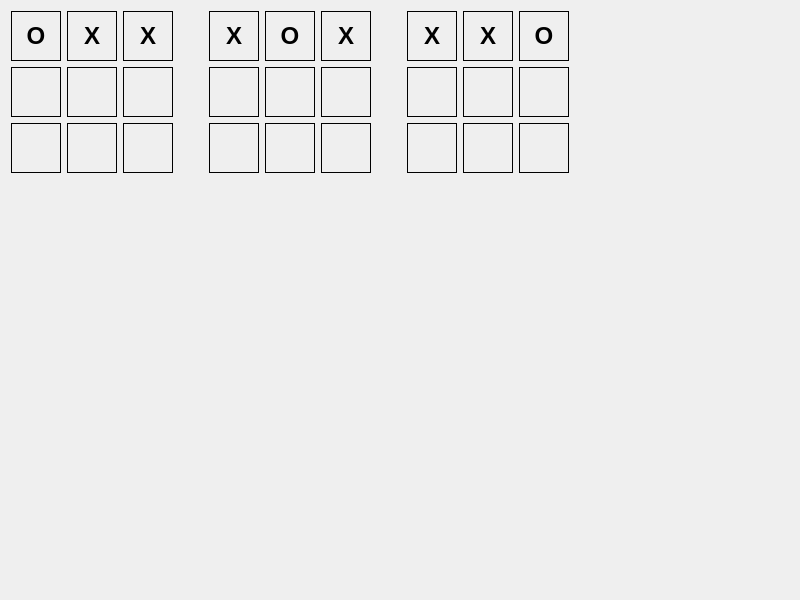
<?xml version="1.0" encoding="UTF-8"?>
<ui version="4.0">
 <class>MidTermUi</class>
 <widget class="QWidget" name="MidTermUi">
  <property name="geometry">
   <rect>
    <x>0</x>
    <y>0</y>
    <width>800</width>
    <height>600</height>
   </rect>
  </property>
  <property name="windowTitle">
   <string>Tic-Tac-Toe Rounds</string>
  </property>
  <layout class="QVBoxLayout" name="verticalLayout">
   <item>
    <layout class="QHBoxLayout" name="horizontalLayout">
     <!-- Round 1: |OXX| -->
     <item>
      <layout class="QGridLayout" name="gridLayout1">
       <item row="0" column="0">
        <widget class="QLabel" name="label_r1_0">
         <property name="text">
          <string>O</string>
         </property>
         <property name="alignment">
          <set>Qt::AlignCenter</set>
         </property>
         <property name="minimumSize">
          <size>
           <width>50</width>
           <height>50</height>
          </size>
         </property>
         <property name="styleSheet">
          <string>QLabel { border: 1px solid black; font-size: 24px; font-weight: bold; }</string>
         </property>
        </widget>
       </item>
       <item row="0" column="1">
        <widget class="QLabel" name="label_r1_1">
         <property name="text">
          <string>X</string>
         </property>
         <property name="alignment">
          <set>Qt::AlignCenter</set>
         </property>
         <property name="minimumSize">
          <size>
           <width>50</width>
           <height>50</height>
          </size>
         </property>
         <property name="styleSheet">
          <string>QLabel { border: 1px solid black; font-size: 24px; font-weight: bold; }</string>
         </property>
        </widget>
       </item>
       <item row="0" column="2">
        <widget class="QLabel" name="label_r1_2">
         <property name="text">
          <string>X</string>
         </property>
         <property name="alignment">
          <set>Qt::AlignCenter</set>
         </property>
         <property name="minimumSize">
          <size>
           <width>50</width>
           <height>50</height>
          </size>
         </property>
         <property name="styleSheet">
          <string>QLabel { border: 1px solid black; font-size: 24px; font-weight: bold; }</string>
         </property>
        </widget>
       </item>
       <item row="1" column="0">
        <widget class="QLabel" name="label_r1_3">
         <property name="text">
          <string></string>
         </property>
         <property name="alignment">
          <set>Qt::AlignCenter</set>
         </property>
         <property name="minimumSize">
          <size>
           <width>50</width>
           <height>50</height>
          </size>
         </property>
         <property name="styleSheet">
          <string>QLabel { border: 1px solid black; font-size: 24px; font-weight: bold; }</string>
         </property>
        </widget>
       </item>
       <item row="1" column="1">
        <widget class="QLabel" name="label_r1_4">
         <property name="text">
          <string></string>
         </property>
         <property name="alignment">
          <set>Qt::AlignCenter</set>
         </property>
         <property name="minimumSize">
          <size>
           <width>50</width>
           <height>50</height>
          </size>
         </property>
         <property name="styleSheet">
          <string>QLabel { border: 1px solid black; font-size: 24px; font-weight: bold; }</string>
         </property>
        </widget>
       </item>
       <item row="1" column="2">
        <widget class="QLabel" name="label_r1_5">
         <property name="text">
          <string></string>
         </property>
         <property name="alignment">
          <set>Qt::AlignCenter</set>
         </property>
         <property name="minimumSize">
          <size>
           <width>50</width>
           <height>50</height>
          </size>
         </property>
         <property name="styleSheet">
          <string>QLabel { border: 1px solid black; font-size: 24px; font-weight: bold; }</string>
         </property>
        </widget>
       </item>
       <item row="2" column="0">
        <widget class="QLabel" name="label_r1_6">
         <property name="text">
          <string></string>
         </property>
         <property name="alignment">
          <set>Qt::AlignCenter</set>
         </property>
         <property name="minimumSize">
          <size>
           <width>50</width>
           <height>50</height>
          </size>
         </property>
         <property name="styleSheet">
          <string>QLabel { border: 1px solid black; font-size: 24px; font-weight: bold; }</string>
         </property>
        </widget>
       </item>
       <item row="2" column="1">
        <widget class="QLabel" name="label_r1_7">
         <property name="text">
          <string></string>
         </property>
         <property name="alignment">
          <set>Qt::AlignCenter</set>
         </property>
         <property name="minimumSize">
          <size>
           <width>50</width>
           <height>50</height>
          </size>
         </property>
         <property name="styleSheet">
          <string>QLabel { border: 1px solid black; font-size: 24px; font-weight: bold; }</string>
         </property>
        </widget>
       </item>
       <item row="2" column="2">
        <widget class="QLabel" name="label_r1_8">
         <property name="text">
          <string></string>
         </property>
         <property name="alignment">
          <set>Qt::AlignCenter</set>
         </property>
         <property name="minimumSize">
          <size>
           <width>50</width>
           <height>50</height>
          </size>
         </property>
         <property name="styleSheet">
          <string>QLabel { border: 1px solid black; font-size: 24px; font-weight: bold; }</string>
         </property>
        </widget>
       </item>
      </layout>
     </item>
     <!-- Spacer between rounds -->
     <item>
      <spacer name="horizontalSpacer1">
       <property name="orientation">
        <enum>Qt::Horizontal</enum>
       </property>
       <property name="sizeType">
        <enum>QSizePolicy::Fixed</enum>
       </property>
       <property name="sizeHint" stdset="0">
        <size>
         <width>30</width>
         <height>20</height>
        </size>
       </property>
      </spacer>
     </item>
     <!-- Round 2: |XOX| -->
     <item>
      <layout class="QGridLayout" name="gridLayout2">
       <item row="0" column="0">
        <widget class="QLabel" name="label_r2_0">
         <property name="text">
          <string>X</string>
         </property>
         <property name="alignment">
          <set>Qt::AlignCenter</set>
         </property>
         <property name="minimumSize">
          <size>
           <width>50</width>
           <height>50</height>
          </size>
         </property>
         <property name="styleSheet">
          <string>QLabel { border: 1px solid black; font-size: 24px; font-weight: bold; }</string>
         </property>
        </widget>
       </item>
       <item row="0" column="1">
        <widget class="QLabel" name="label_r2_1">
         <property name="text">
          <string>O</string>
         </property>
         <property name="alignment">
          <set>Qt::AlignCenter</set>
         </property>
         <property name="minimumSize">
          <size>
           <width>50</width>
           <height>50</height>
          </size>
         </property>
         <property name="styleSheet">
          <string>QLabel { border: 1px solid black; font-size: 24px; font-weight: bold; }</string>
         </property>
        </widget>
       </item>
       <item row="0" column="2">
        <widget class="QLabel" name="label_r2_2">
         <property name="text">
          <string>X</string>
         </property>
         <property name="alignment">
          <set>Qt::AlignCenter</set>
         </property>
         <property name="minimumSize">
          <size>
           <width>50</width>
           <height>50</height>
          </size>
         </property>
         <property name="styleSheet">
          <string>QLabel { border: 1px solid black; font-size: 24px; font-weight: bold; }</string>
         </property>
        </widget>
       </item>
       <item row="1" column="0">
        <widget class="QLabel" name="label_r2_3">
         <property name="text">
          <string></string>
         </property>
         <property name="alignment">
          <set>Qt::AlignCenter</set>
         </property>
         <property name="minimumSize">
          <size>
           <width>50</width>
           <height>50</height>
          </size>
         </property>
         <property name="styleSheet">
          <string>QLabel { border: 1px solid black; font-size: 24px; font-weight: bold; }</string>
         </property>
        </widget>
       </item>
       <item row="1" column="1">
        <widget class="QLabel" name="label_r2_4">
         <property name="text">
          <string></string>
         </property>
         <property name="alignment">
          <set>Qt::AlignCenter</set>
         </property>
         <property name="minimumSize">
          <size>
           <width>50</width>
           <height>50</height>
          </size>
         </property>
         <property name="styleSheet">
          <string>QLabel { border: 1px solid black; font-size: 24px; font-weight: bold; }</string>
         </property>
        </widget>
       </item>
       <item row="1" column="2">
        <widget class="QLabel" name="label_r2_5">
         <property name="text">
          <string></string>
         </property>
         <property name="alignment">
          <set>Qt::AlignCenter</set>
         </property>
         <property name="minimumSize">
          <size>
           <width>50</width>
           <height>50</height>
          </size>
         </property>
         <property name="styleSheet">
          <string>QLabel { border: 1px solid black; font-size: 24px; font-weight: bold; }</string>
         </property>
        </widget>
       </item>
       <item row="2" column="0">
        <widget class="QLabel" name="label_r2_6">
         <property name="text">
          <string></string>
         </property>
         <property name="alignment">
          <set>Qt::AlignCenter</set>
         </property>
         <property name="minimumSize">
          <size>
           <width>50</width>
           <height>50</height>
          </size>
         </property>
         <property name="styleSheet">
          <string>QLabel { border: 1px solid black; font-size: 24px; font-weight: bold; }</string>
         </property>
        </widget>
       </item>
       <item row="2" column="1">
        <widget class="QLabel" name="label_r2_7">
         <property name="text">
          <string></string>
         </property>
         <property name="alignment">
          <set>Qt::AlignCenter</set>
         </property>
         <property name="minimumSize">
          <size>
           <width>50</width>
           <height>50</height>
          </size>
         </property>
         <property name="styleSheet">
          <string>QLabel { border: 1px solid black; font-size: 24px; font-weight: bold; }</string>
         </property>
        </widget>
       </item>
       <item row="2" column="2">
        <widget class="QLabel" name="label_r2_8">
         <property name="text">
          <string></string>
         </property>
         <property name="alignment">
          <set>Qt::AlignCenter</set>
         </property>
         <property name="minimumSize">
          <size>
           <width>50</width>
           <height>50</height>
          </size>
         </property>
         <property name="styleSheet">
          <string>QLabel { border: 1px solid black; font-size: 24px; font-weight: bold; }</string>
         </property>
        </widget>
       </item>
      </layout>
     </item>
     <!-- Spacer between rounds -->
     <item>
      <spacer name="horizontalSpacer2">
       <property name="orientation">
        <enum>Qt::Horizontal</enum>
       </property>
       <property name="sizeType">
        <enum>QSizePolicy::Fixed</enum>
       </property>
       <property name="sizeHint" stdset="0">
        <size>
         <width>30</width>
         <height>20</height>
        </size>
       </property>
      </spacer>
     </item>
     <!-- Round 3: |XXO| -->
     <item>
      <layout class="QGridLayout" name="gridLayout3">
       <item row="0" column="0">
        <widget class="QLabel" name="label_r3_0">
         <property name="text">
          <string>X</string>
         </property>
         <property name="alignment">
          <set>Qt::AlignCenter</set>
         </property>
         <property name="minimumSize">
          <size>
           <width>50</width>
           <height>50</height>
          </size>
         </property>
         <property name="styleSheet">
          <string>QLabel { border: 1px solid black; font-size: 24px; font-weight: bold; }</string>
         </property>
        </widget>
       </item>
       <item row="0" column="1">
        <widget class="QLabel" name="label_r3_1">
         <property name="text">
          <string>X</string>
         </property>
         <property name="alignment">
          <set>Qt::AlignCenter</set>
         </property>
         <property name="minimumSize">
          <size>
           <width>50</width>
           <height>50</height>
          </size>
         </property>
         <property name="styleSheet">
          <string>QLabel { border: 1px solid black; font-size: 24px; font-weight: bold; }</string>
         </property>
        </widget>
       </item>
       <item row="0" column="2">
        <widget class="QLabel" name="label_r3_2">
         <property name="text">
          <string>O</string>
         </property>
         <property name="alignment">
          <set>Qt::AlignCenter</set>
         </property>
         <property name="minimumSize">
          <size>
           <width>50</width>
           <height>50</height>
          </size>
         </property>
         <property name="styleSheet">
          <string>QLabel { border: 1px solid black; font-size: 24px; font-weight: bold; }</string>
         </property>
        </widget>
       </item>
       <item row="1" column="0">
        <widget class="QLabel" name="label_r3_3">
         <property name="text">
          <string></string>
         </property>
         <property name="alignment">
          <set>Qt::AlignCenter</set>
         </property>
         <property name="minimumSize">
          <size>
           <width>50</width>
           <height>50</height>
          </size>
         </property>
         <property name="styleSheet">
          <string>QLabel { border: 1px solid black; font-size: 24px; font-weight: bold; }</string>
         </property>
        </widget>
       </item>
       <item row="1" column="1">
        <widget class="QLabel" name="label_r3_4">
         <property name="text">
          <string></string>
         </property>
         <property name="alignment">
          <set>Qt::AlignCenter</set>
         </property>
         <property name="minimumSize">
          <size>
           <width>50</width>
           <height>50</height>
          </size>
         </property>
         <property name="styleSheet">
          <string>QLabel { border: 1px solid black; font-size: 24px; font-weight: bold; }</string>
         </property>
        </widget>
       </item>
       <item row="1" column="2">
        <widget class="QLabel" name="label_r3_5">
         <property name="text">
          <string></string>
         </property>
         <property name="alignment">
          <set>Qt::AlignCenter</set>
         </property>
         <property name="minimumSize">
          <size>
           <width>50</width>
           <height>50</height>
          </size>
         </property>
         <property name="styleSheet">
          <string>QLabel { border: 1px solid black; font-size: 24px; font-weight: bold; }</string>
         </property>
        </widget>
       </item>
       <item row="2" column="0">
        <widget class="QLabel" name="label_r3_6">
         <property name="text">
          <string></string>
         </property>
         <property name="alignment">
          <set>Qt::AlignCenter</set>
         </property>
         <property name="minimumSize">
          <size>
           <width>50</width>
           <height>50</height>
          </size>
         </property>
         <property name="styleSheet">
          <string>QLabel { border: 1px solid black; font-size: 24px; font-weight: bold; }</string>
         </property>
        </widget>
       </item>
       <item row="2" column="1">
        <widget class="QLabel" name="label_r3_7">
         <property name="text">
          <string></string>
         </property>
         <property name="alignment">
          <set>Qt::AlignCenter</set>
         </property>
         <property name="minimumSize">
          <size>
           <width>50</width>
           <height>50</height>
          </size>
         </property>
         <property name="styleSheet">
          <string>QLabel { border: 1px solid black; font-size: 24px; font-weight: bold; }</string>
         </property>
        </widget>
       </item>
       <item row="2" column="2">
        <widget class="QLabel" name="label_r3_8">
         <property name="text">
          <string></string>
         </property>
         <property name="alignment">
          <set>Qt::AlignCenter</set>
         </property>
         <property name="minimumSize">
          <size>
           <width>50</width>
           <height>50</height>
          </size>
         </property>
         <property name="styleSheet">
          <string>QLabel { border: 1px solid black; font-size: 24px; font-weight: bold; }</string>
         </property>
        </widget>
       </item>
      </layout>
     </item>
     <!-- Spacer at the end to push everything to the left -->
     <item>
      <spacer name="horizontalSpacer3">
       <property name="orientation">
        <enum>Qt::Horizontal</enum>
       </property>
       <property name="sizeHint" stdset="0">
        <size>
         <width>40</width>
         <height>20</height>
        </size>
       </property>
      </spacer>
     </item>
    </layout>
   </item>
   <!-- Vertical spacer to push everything to the top -->
   <item>
    <spacer name="verticalSpacer">
     <property name="orientation">
      <enum>Qt::Vertical</enum>
     </property>
     <property name="sizeHint" stdset="0">
      <size>
       <width>20</width>
       <height>40</height>
      </size>
     </property>
    </spacer>
   </item>
  </layout>
 </widget>
 <resources/>
 <connections/>
</ui>
